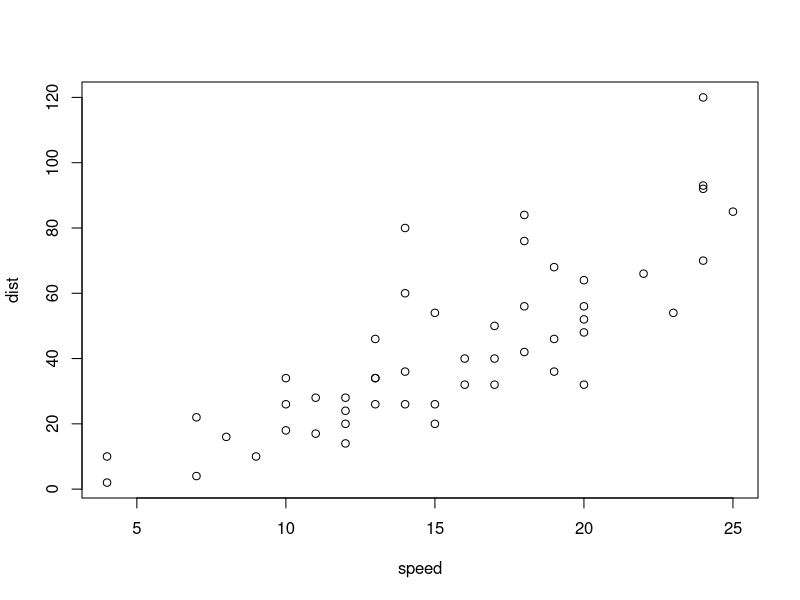
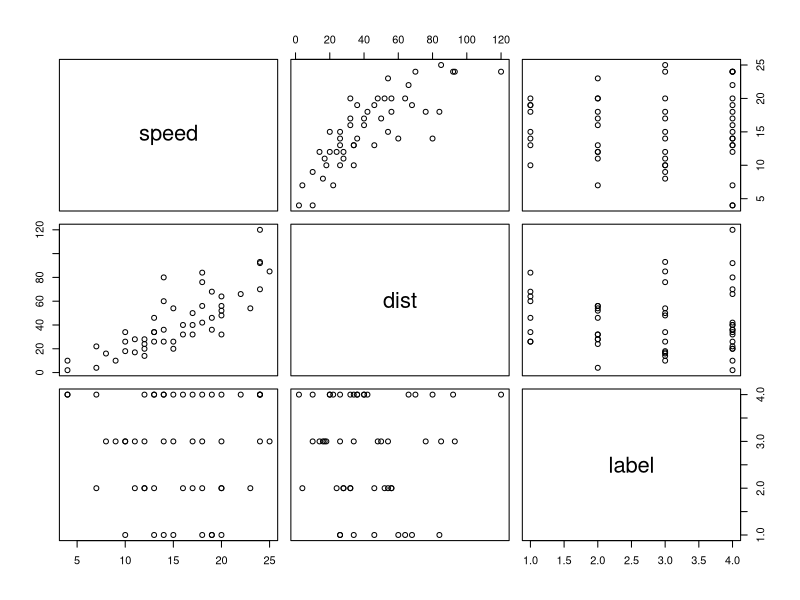
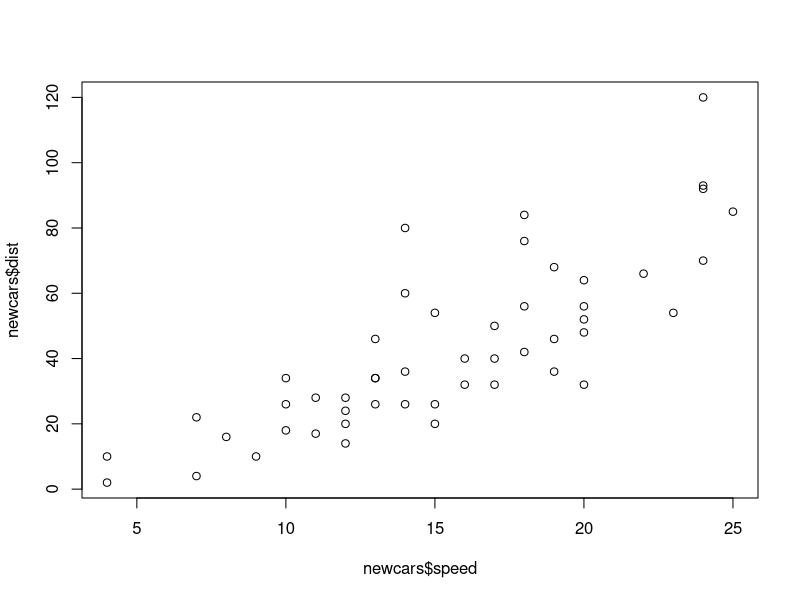

Write the R code that produced these figures, in order. (Note: this script raises an error after producing the figures.)
## ---- chunk 1
setwd("~/work/nmsds/guides/R_intro/")
## ---- chunk 2
newcars = read.table("newcars.txt")
## ---- chunk 3
newcars
## ---- chunk 4
n = nrow(newcars)
## ---- chunk 5
summary(newcars)
## ---- chunk 6
colnames(newcars)
rownames(newcars)
## ---- chunk 7
plot(cars)
## ---- chunk 8
plot(newcars)
## ---- chunk 9
plot(newcars$speed, newcars$dist)
## ---- chunk 10
x = 5
x %% 2
x %% 2 == 0
## ---- chunk 11
oddcars = subset(newcars, newcars$speed %% 2 == 1)
oddcars
## ---- chunk 12
set.seed(1) # Get rid of this to get a new data set each time.
runif(4, min=-1, max=1) # Generate 4 random floating point numbers between -1 and 1.
rnorm(3) # Generate 3 floating point numbers from the N(0,1) distribution
rnorm(5, mean=70, sd=10) # Generate 5 floating point numbers from the N(70,10) distribution
sample(1:10, 4) # Generate 4 integers between 1 and 10 without replacement
## ---- chunk 13
set.seed(42)
newcars = cars
newcars$label = sample(1:4, nrow(newcars), replace=TRUE)

write.csv(newcars, file="newcars.csv")
write.table(newcars, file="newcars.txt")
